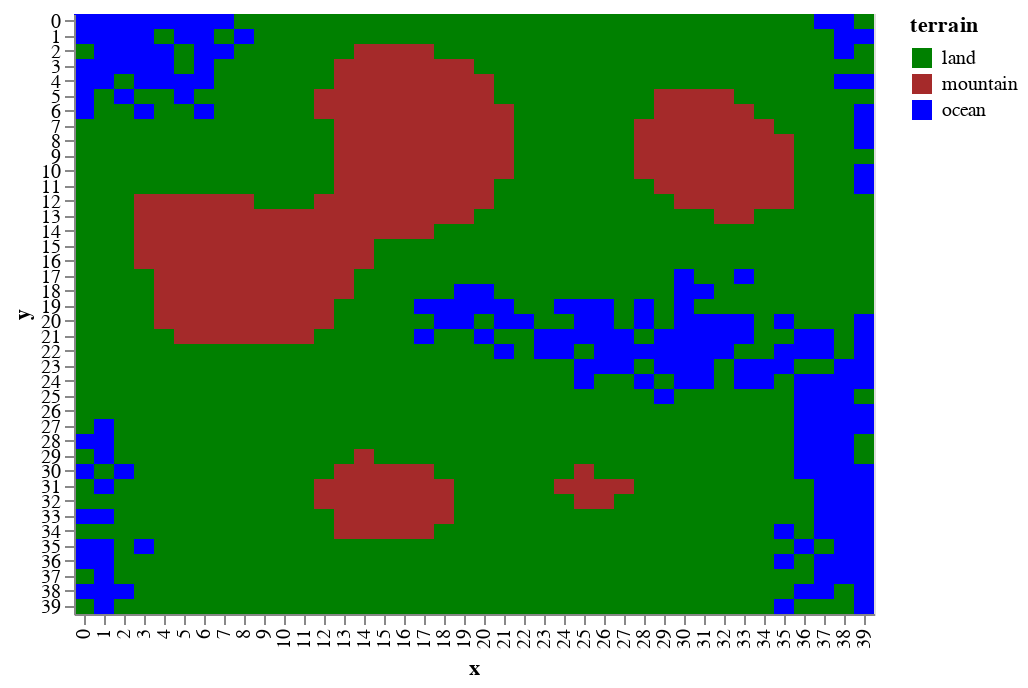

Notebook code for this chart:
### Markdown cell above
If the oceans were to come in at `heignt == 0` then you can assume that lower terrain is _under water_

### Code cell
draw.drawTerrainTypes(world.grid_elevation,world.landscape)

### Figure 1 — Vega-Lite specification as saved in the notebook (floating-point values rounded to 4 significant figures; data arrays with more than 128 entries replaced by an {"elided": "..."} marker saying what was removed)
{"$schema": "https://vega.github.io/schema/vega-lite/v2.6.0.json", "config": {"view": {"height": 300, "width": 400}}, "data": {"name": "data-c3a70c43e2363123f22ecb469a7fee63"}, "datasets": {"data-c3a70c43e2363123f22ecb469a7fee63": {"elided": "1600 records"}}, "encoding": {"color": {"field": "terrain", "scale": {"domain": ["land", "mountain", "ocean"], "range": ["green", "brown", "blue"]}, "type": "nominal"}, "x": {"field": "x", "type": "ordinal"}, "y": {"field": "y", "type": "ordinal"}}, "mark": "rect"}
